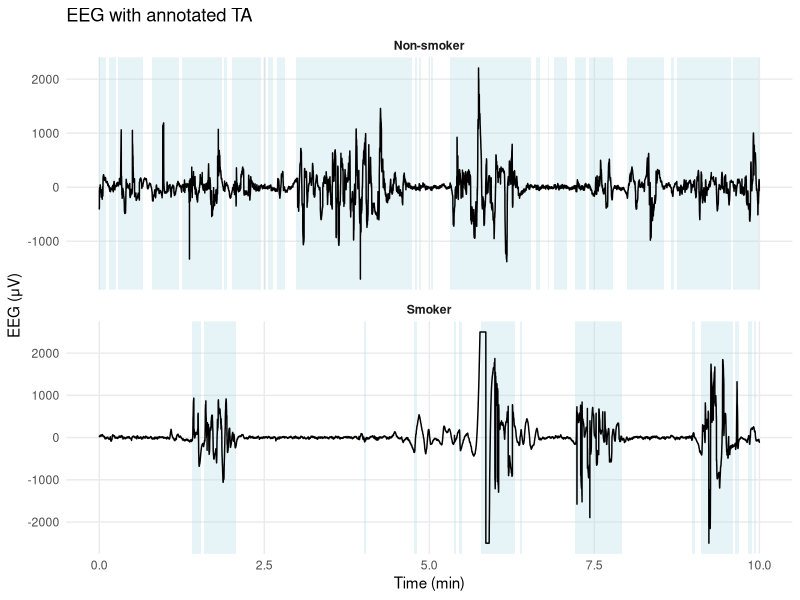
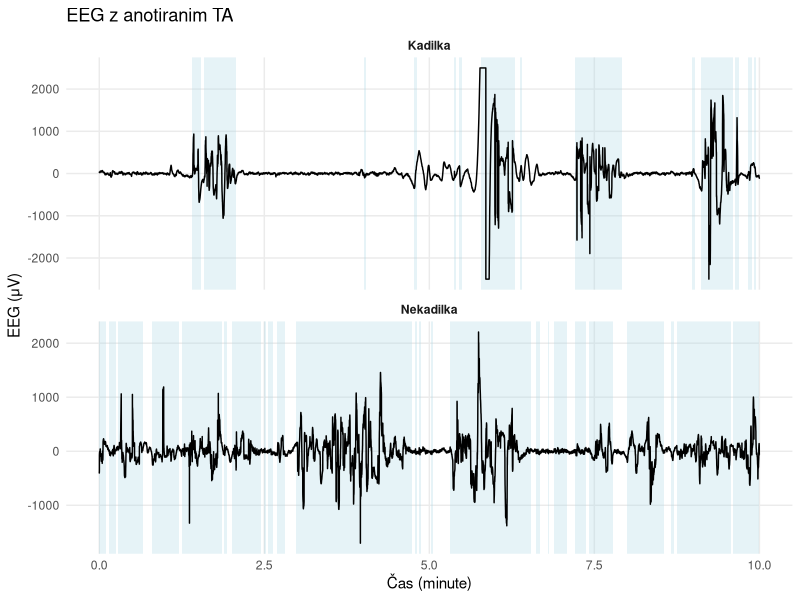
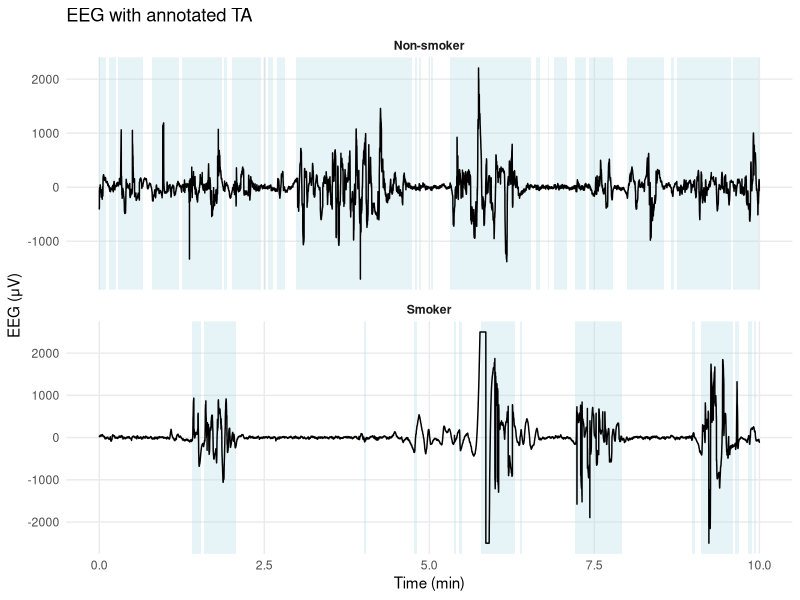
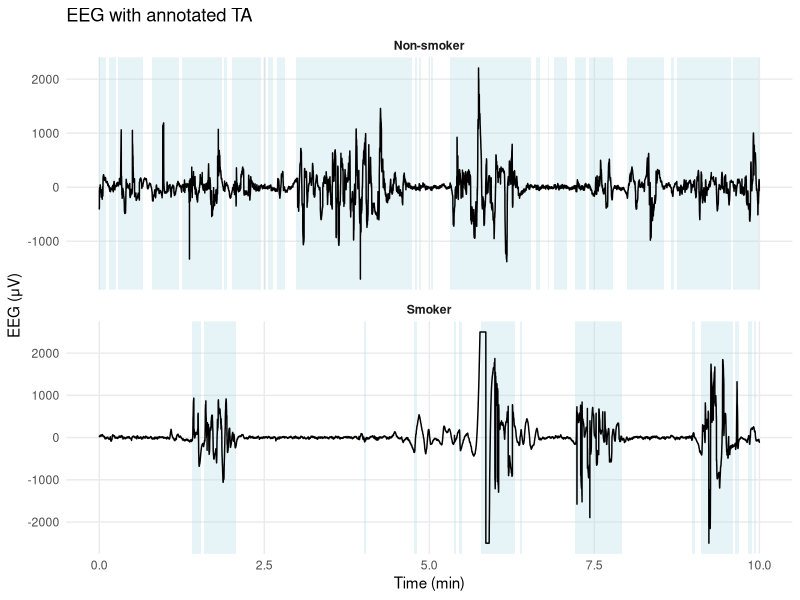
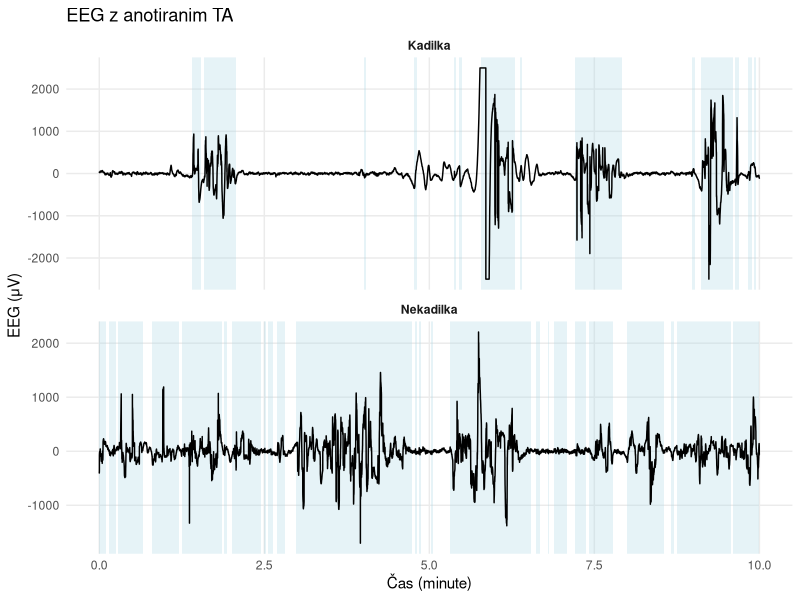

Recreate these plots in R, in order.
# libraries and utils ----------------------------------------------------------
library(tidyverse)
library(ggplot2)

# load data --------------------------------------------------------------------
df <- read_csv("./data/annotations.csv")

# clamp EEG data between -2500 adn 2500
df <- df %>%
  mutate(eeg = pmin(pmax(eeg, -2500), 2500))

# prepare data for plotting ----------------------------------------------------
# Calculate time column (assuming 64Hz sampling rate)
df_plot <- df %>%
  group_by(id) %>%
  mutate(
    time_seconds = (row_number() - 1) / 64,
    time_minutes = time_seconds / 60
  ) %>%
  filter(time_minutes >= 5 & time_minutes <= 15) %>%
  mutate(time_minutes = time_minutes - min(time_minutes)) %>%
  mutate(time_seconds = time_seconds - min(time_seconds)) %>%
  ungroup()

df_plot$group <- ifelse(startsWith(df_plot$id, "S"), "Smoker", "Non-smoker")

# Create annotation areas for background coloring
annotation_areas <- df_plot %>%
  group_by(group) %>%
  mutate(
    # Create groups for continuous annotation periods
    annotation_group = cumsum(annotation != lag(annotation, default = 0))
  ) %>%
  filter(annotation == 1) %>%
  group_by(group, annotation_group) %>%
  summarise(
    xmin = min(time_minutes),
    xmax = max(time_minutes),
    .groups = "drop"
  )

# create plot ------------------------------------------------------------------
# en
ggplot(df_plot, aes(x = time_minutes, y = eeg)) +
  # Add background rectangles for annotation areas
  geom_rect(
    data = annotation_areas,
    aes(xmin = xmin, xmax = xmax, ymin = -Inf, ymax = Inf),
    fill = "lightblue", alpha = 0.3, inherit.aes = FALSE
  ) +
  # Add EEG signal line
  geom_line(color = "black", size = 0.5) +
  # Facet by ID
  facet_wrap(~group, scales = "free_y", ncol = 1) +
  # Labels and theme
  labs(
    x = "Time (min)",
    y = "EEG (μV)",
    title = "EEG with annotated TA"
  ) +
  theme_minimal() +
  theme(
    strip.text = element_text(face = "bold"),
    panel.grid.minor = element_blank()
  )

ggsave(
  paste0("./figs/annotations.pdf"),
  width = 1080,
  height = 540,
  dpi = 100,
  units = "px",
  bg = "white"
)

ggsave(
  paste0("./figs/annotations.png"),
  width = 1080,
  height = 540,
  dpi = 100,
  units = "px",
  bg = "white"
)

# si
# translate group in df_plot and annotation_areas to Kadilka Nekadilka
df_plot$group <- ifelse(df_plot$group == "Smoker", "Kadilka", "Nekadilka")
annotation_areas$group <- ifelse(annotation_areas$group == "Smoker", "Kadilka", "Nekadilka")

ggplot(df_plot, aes(x = time_minutes, y = eeg)) +
  # Add background rectangles for annotation areas
  geom_rect(
    data = annotation_areas,
    aes(xmin = xmin, xmax = xmax, ymin = -Inf, ymax = Inf),
    fill = "lightblue", alpha = 0.3, inherit.aes = FALSE
  ) +
  # Add EEG signal line
  geom_line(color = "black", size = 0.5) +
  # Facet by ID
  facet_wrap(~group, scales = "free_y", ncol = 1) +
  # Labels and theme
  labs(
    x = "Čas (minute)",
    y = "EEG (μV)",
    title = "EEG z anotiranim TA"
  ) +
  theme_minimal() +
  theme(
    strip.text = element_text(face = "bold"),
    panel.grid.minor = element_blank()
  )

ggsave(
  paste0("./figs/annotations_si.png"),
  width = 1080,
  height = 540,
  dpi = 100,
  units = "px",
  bg = "white"
)
